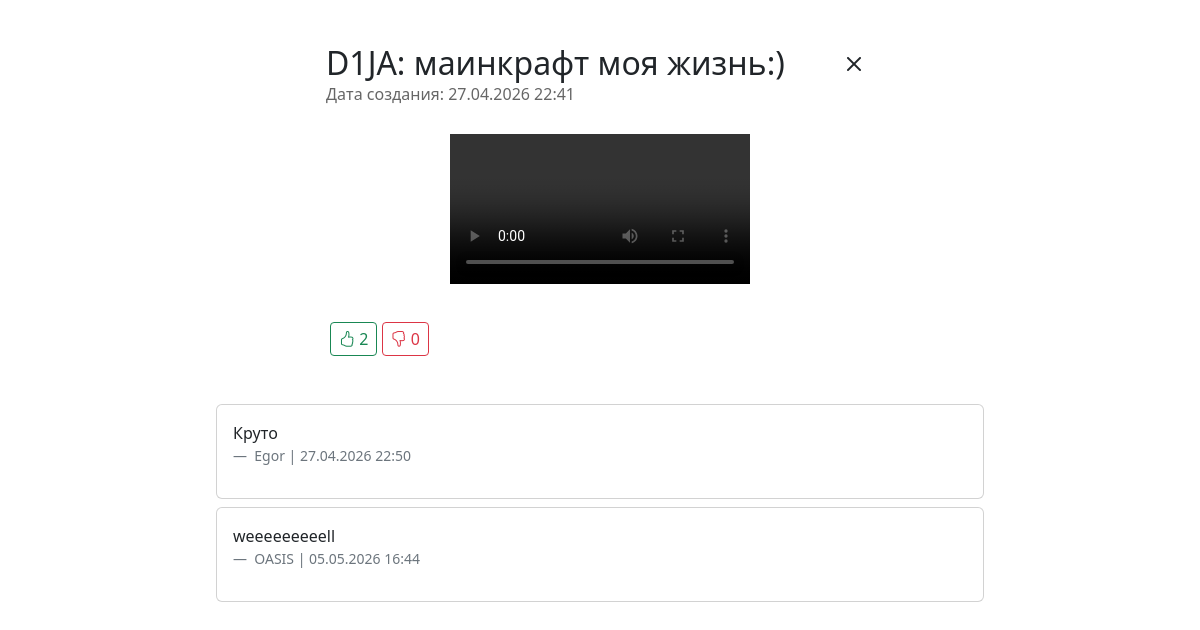
Screenshot of /comments/2 with the database file from the repository.
### data/users.py (models this page shows, shortened)
class User(SqlAlchemyBase, UserMixin):
    __tablename__ = 'users'
    id = sqlalchemy.Column(sqlalchemy.Integer, primary_key=True, autoincrement=True)
    name = sqlalchemy.Column(sqlalchemy.String, nullable=True)
    about = sqlalchemy.Column(sqlalchemy.String, nullable=True)
    email = sqlalchemy.Column(sqlalchemy.String, index=True, unique=True, nullable=True)
    hashed_password = sqlalchemy.Column(sqlalchemy.String, nullable=True)
    created_date = sqlalchemy.Column(sqlalchemy.DateTime, default=datetime.datetime.now)
    file = sqlalchemy.Column(sqlalchemy.String, nullable=True)
    news = orm.relationship("News", back_populates='user')

### data/news.py (models this page shows)
class News(SqlAlchemyBase):
    __tablename__ = 'news'
    id = sqlalchemy.Column(sqlalchemy.Integer, primary_key=True, autoincrement=True)
    title = sqlalchemy.Column(sqlalchemy.String, nullable=True)
    content = sqlalchemy.Column(sqlalchemy.String, nullable=True)
    created_date = sqlalchemy.Column(sqlalchemy.DateTime, default=datetime.datetime.now)
    is_private = sqlalchemy.Column(sqlalchemy.Boolean, default=True)
    file = sqlalchemy.Column(sqlalchemy.String, nullable=True)
    user_id = sqlalchemy.Column(sqlalchemy.Integer, sqlalchemy.ForeignKey("users.id"))
    user = orm.relationship('User')
    categories = orm.relationship("Category", secondary="association", backref="news")
    likes = orm.relationship('User', secondary=news_likes, backref='liked_news')
    dislikes = orm.relationship('User', secondary=news_dislikes, backref='disliked_news')
    favorites = orm.relationship('User', secondary=news_favorites, backref='favorited_news')
    starred = orm.relationship("User",
                               secondary=news_starred,
                               backref=orm.backref("starred_news", lazy='subquery'))

### data/comments.py (models this page shows)
class Comment(SqlAlchemyBase):
    __tablename__ = 'comments'
    id = sqlalchemy.Column(sqlalchemy.Integer, primary_key=True, autoincrement=True)
    content = sqlalchemy.Column(sqlalchemy.String, nullable=True)
    created_date = sqlalchemy.Column(sqlalchemy.DateTime, default=datetime.datetime.now)
    news_id = sqlalchemy.Column(sqlalchemy.Integer, sqlalchemy.ForeignKey("news.id"))
    user_id = sqlalchemy.Column(sqlalchemy.Integer, sqlalchemy.ForeignKey("users.id"))
    user = orm.relationship('User')
    news = orm.relationship('News')

### main.py (the view)
@app.route('/comments/<int:id>')
def show_comments(id):
    db_sess = db_session.create_session()
    news = db_sess.query(News).filter(News.id == id).first()
    comments = db_sess.query(Comment).filter(Comment.news_id == id).all()
    return render_template('comments.html', title='Комментарии', news=news, comments=comments)

### data/db_session.py (called while the page is built)
def create_session() -> Session:
    global __factory
    return __factory()

### templates/comments.html (shortened to what this page needs)
<!doctype html>
<html lang="ru">
<head>
    <link href="https://cdn.jsdelivr.net/npm/bootstrap@5.3.2/dist/css/bootstrap.min.css" rel="stylesheet">
    <link rel="stylesheet" href="https://cdn.jsdelivr.net/npm/bootstrap-icons@1.11.3/font/bootstrap-icons.min.css">
</head>
<body>
<div class="container-fluid mt-4 pb-4">
    <section class="row mb-3 g-0">
        <div class="col-lg-3 d-none d-lg-flex align-items-center justify-content-center"></div>
        <div class="col-12 col-lg-6 d-flex flex-column gap-3 p-3">
            <div class="row align-items-center g-0">
                <div class="col-11 col-lg-11 p-1">
                    <h2 class="m-0">{{ news.user.name }}:  {{ news.title }} </h2>
                    <p class="m-0" style="font-size: 1rem; color: #666;">
                        Дата создания: {{ news.created_date.strftime('%d.%m.%Y %H:%M') if news.created_date.strftime else news.created_date }}
                    </p>
                </div>
                <div class="col-1 col-lg-1 align-self-start text-end">
                    <a href="/" class="bi bi-x fs-2 me-2 text-dark"></a>
                </div>
            </div>
            {% if news.file %}
                <div class="p-2 text-center">
                    {% set ful_file = url_for('static', filename='uploads/' + news.file) %}
                    {% if news.file.endswith(('.jpg', '.jpeg', '.png', '.gif', '.webp', '.svg')) %}
                        <img src="{{ ful_file }}" style="max-width: 100%; max-height: 80vh; object-fit: contain;">
                    {% elif news.file.endswith(('.mp4', '.webm', '.ogg', '.mov')) %}
                        <video src="{{ ful_file }}" controls style="max-width: 100%; max-height: 80vh;"></video>
                    {% elif news.file.endswith(('.mp3', '.wav', '.ogg', '.m4a')) %}
                        <audio src="{{ ful_file }}" controls style="width: 100%;" class="mt-2"></audio>
                    {% else %}
                        <div class="roundede-2">
                            <a href="{{ ful_file }}" class="fs-4 btn btn-outline-secondary" download>
                               <i class="bi bi-file-earmark-arrow-down"></i> Скачать {{ news.file }}
                            </a>
                        </div>
                    {% endif %}
                </div>
            {% endif %}
            <div class="p-2">
                <div class="mt-0">
                    {% if current_user.is_authenticated %}
                        <a href="/like/{{ news.id }}" class="btn fs-6 btn-sm {{ 'btn-success' if current_user in news.likes else 'btn-outline-success' }}">
                            <i class="bi bi-hand-thumbs-up"></i> {{ news.likes|length }}
                        </a>
                        <a href="/dislike/{{ news.id }}" class="btn fs-6 btn-sm {{ 'btn-danger' if current_user in news.dislikes else 'btn-outline-danger' }}">
                            <i class="bi bi-hand-thumbs-down"></i> {{ news.dislikes|length }}
                        </a>
                        <a href="/favorite/{{ news.id }}" class="btn fs-6 btn-sm {{ 'btn-warning' if current_user in news.favorites else 'btn-outline-warning' }}">
                            <i class="bi bi-star"></i>
                        </a>
                    {% else %}
                        <a href="#" class="btn fs-6 btn-sm {{ 'btn-success' if current_user in news.likes else 'btn-outline-success' }}">
                            <i class="bi bi-hand-thumbs-up"></i> {{ news.likes|length }}
                        </a>
                        <a href="#" class="btn fs-6 btn-sm {{ 'btn-danger' if current_user in news.dislikes else 'btn-outline-danger' }}">
                            <i class="bi bi-hand-thumbs-down"></i> {{ news.dislikes|length }}
                        </a>
                    {% endif %}
                </div>
            </div>
        </div>
        <div class="col-lg-3 d-none d-lg-flex align-items-center justify-content-center"></div>
    </section>
    <section class="row g-0">
        <div class="col-lg-2 d-none d-lg-flex align-items-center justify-content-center"></div>
        <div class="col-12 col-lg-8">
            {% for comment in comments %}
                <div class="card m-2">
                    <div class="card-body">
                        <p>{{ comment.content }}</p>
                        <footer class="blockquote-footer">
                            {{ comment.user.name }} | {{ comment.created_date.strftime('%d.%m.%Y %H:%M') }}
                        </footer>
                    </div>
                </div>
            {% else %}
                <div class="alert alert-light m-2">Комментариев пока нет. Будьте первым!</div>
            {% endfor %}
        </div>
        <div class="col-lg-2 d-none d-lg-flex align-items-center justify-content-center"></div>
    </section>
</div>
</body>
</html>

### rows the page displays
User: user.name "D1JA"
News: title "маинкрафт моя жизнь:)", created_date "27.04.2026 22:41"
Comment: content "Круто", user.name "Egor", created_date "27.04.2026 22:50"
Comment: content "weeeeeeeeell", user.name "OASIS", created_date "05.05.2026 16:44"

### other values shown
{{ news.likes|length }} "2"
{{ news.dislikes|length }} "0"
